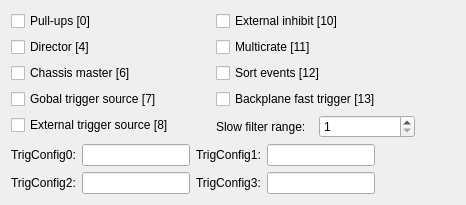
          <widget class="QWidget" name="tab_3">
           <attribute name="title">
            <string>Module Register</string>
           </attribute>
           <layout class="QGridLayout" name="gridLayout_3">
            <item row="0" column="0">
             <layout class="QHBoxLayout" name="horizontalLayout_23">
              <item>
               <layout class="QVBoxLayout" name="verticalLayout_22">
                <item>
                 <layout class="QVBoxLayout" name="verticalLayout_17">
                  <item>
                   <layout class="QHBoxLayout" name="horizontalLayout_39">
                    <item>
                     <layout class="QVBoxLayout" name="verticalLayout_11">
                      <item>
                       <widget class="QCheckBox" name="MODCSRB_0">
                        <property name="text">
                         <string>Pull-ups [0]</string>
                        </property>
                       </widget>
                      </item>
                      <item>
                       <widget class="QCheckBox" name="MODCSRB_4">
                        <property name="text">
                         <string>Director [4]</string>
                        </property>
                       </widget>
                      </item>
                      <item>
                       <widget class="QCheckBox" name="MODCSRB_6">
                        <property name="text">
                         <string>Chassis master [6]</string>
                        </property>
                       </widget>
                      </item>
                      <item>
                       <widget class="QCheckBox" name="MODCSRB_7">
                        <property name="text">
                         <string>Gobal trigger source [7]</string>
                        </property>
                       </widget>
                      </item>
                      <item>
                       <widget class="QCheckBox" name="MODCSRB_8">
                        <property name="text">
                         <string>External trigger source [8]</string>
                        </property>
                       </widget>
                      </item>
                     </layout>
                    </item>
                    <item>
                     <layout class="QVBoxLayout" name="verticalLayout_12">
                      <item>
                       <widget class="QCheckBox" name="MODCSRB_10">
                        <property name="text">
                         <string>External inhibit [10]</string>
                        </property>
                       </widget>
                      </item>
                      <item>
                       <widget class="QCheckBox" name="MODCSRB_11">
                        <property name="text">
                         <string>Multicrate [11]</string>
                        </property>
                       </widget>
                      </item>
                      <item>
                       <widget class="QCheckBox" name="MODCSRB_12">
                        <property name="text">
                         <string>Sort events [12]</string>
                        </property>
                       </widget>
                      </item>
                      <item>
                       <widget class="QCheckBox" name="MODCSRB_13">
                        <property name="text">
                         <string>Backplane fast trigger [13]</string>
                        </property>
                       </widget>
                      </item>
                      <item>
                       <layout class="QHBoxLayout" name="horizontalLayout_22">
                        <item>
                         <widget class="QLabel" name="label_30">
                          <property name="text">
                           <string>Slow filter range:</string>
                          </property>
                         </widget>
                        </item>
                        <item>
                         <widget class="QSpinBox" name="slowRange">
                          <property name="minimum">
                           <number>1</number>
                          </property>
                          <property name="maximum">
                           <number>6</number>
                          </property>
                         </widget>
                        </item>
                       </layout>
                      </item>
                     </layout>
                    </item>
                   </layout>
                  </item>
                  <item>
                   <layout class="QHBoxLayout" name="horizontalLayout_65">
                    <item>
                     <layout class="QHBoxLayout" name="horizontalLayout_64">
                      <item>
                       <layout class="QVBoxLayout" name="verticalLayout_13">
                        <item>
                         <layout class="QHBoxLayout" name="horizontalLayout_60">
                          <item>
                           <widget class="QLabel" name="label_64">
                            <property name="text">
                             <string>TrigConfig0:</string>
                            </property>
                           </widget>
                          </item>
                          <item>
                           <widget class="QLineEdit" name="trigConfig0"/>
                          </item>
                         </layout>
                        </item>
                        <item>
                         <layout class="QHBoxLayout" name="horizontalLayout_62">
                          <item>
                           <widget class="QLabel" name="label_66">
                            <property name="text">
                             <string>TrigConfig2:</string>
                            </property>
                           </widget>
                          </item>
                          <item>
                           <widget class="QLineEdit" name="trigConfig2"/>
                          </item>
                         </layout>
                        </item>
                       </layout>
                      </item>
                      <item>
                       <layout class="QVBoxLayout" name="verticalLayout_16">
                        <item>
                         <layout class="QHBoxLayout" name="horizontalLayout_61">
                          <item>
                           <widget class="QLabel" name="label_65">
                            <property name="text">
                             <string>TrigConfig1:</string>
                            </property>
                           </widget>
                          </item>
                          <item>
                           <widget class="QLineEdit" name="trigConfig1"/>
                          </item>
                         </layout>
                        </item>
                        <item>
                         <layout class="QHBoxLayout" name="horizontalLayout_63">
                          <item>
                           <widget class="QLabel" name="label_67">
                            <property name="text">
                             <string>TrigConfig3:</string>
                            </property>
                           </widget>
                          </item>
                          <item>
                           <widget class="QLineEdit" name="trigConfig3"/>
                          </item>
                         </layout>
                        </item>
                       </layout>
                      </item>
                     </layout>
                    </item>
                    <item>
                     <spacer name="horizontalSpacer_6">
                      <property name="orientation">
                       <enum>Qt::Orientation::Horizontal</enum>
                      </property>
                      <property name="sizeHint" stdset="0">
                       <size>
                        <width>40</width>
                        <height>20</height>
                       </size>
                      </property>
                     </spacer>
                    </item>
                   </layout>
                  </item>
                 </layout>
                </item>
                <item>
                 <spacer name="verticalSpacer_5">
                  <property name="orientation">
                   <enum>Qt::Orientation::Vertical</enum>
                  </property>
                  <property name="sizeType">
                   <enum>QSizePolicy::Policy::MinimumExpanding</enum>
                  </property>
                  <property name="sizeHint" stdset="0">
                   <size>
                    <width>20</width>
                    <height>0</height>
                   </size>
                  </property>
                 </spacer>
                </item>
               </layout>
              </item>
              <item>
               <spacer name="horizontalSpacer_5">
                <property name="orientation">
                 <enum>Qt::Orientation::Horizontal</enum>
                </property>
                <property name="sizeHint" stdset="0">
                 <size>
                  <width>40</width>
                  <height>20</height>
                 </size>
                </property>
               </spacer>
              </item>
             </layout>
            </item>
           </layout>
          </widget>
